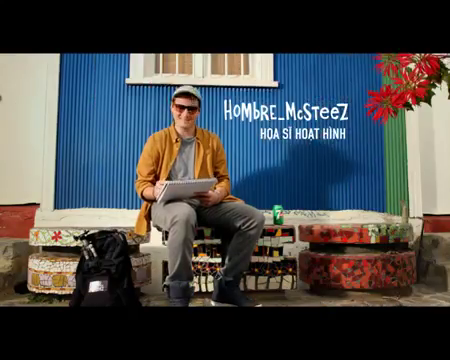
#> input picture frame 75 of video3.mp4, 450 x 360 px
$ python core_project.py
#> lines starting #> are read from the running program, lines starting #| are printed output that depends on the picture
import cv2
import math
import numpy as np
import time
#from scipy import spatial
# Ham tinh hieu giua 2 histogram 2frame lien tiep trong video
def distance_histograms():
    file=open("distance_3.txt",'w')
    cap=cv2.VideoCapture("video3.mp4")
    array_distance_hist=[]
    ret,frame_i=cap.read()
#> frame_i is the input picture: shape (360, 450, 3); mean B, G, R 73.4, 72.1, 69.9
    i=0
    while cap.isOpened():
        if i>750:
            break

        ret,frame_j=cap.read()
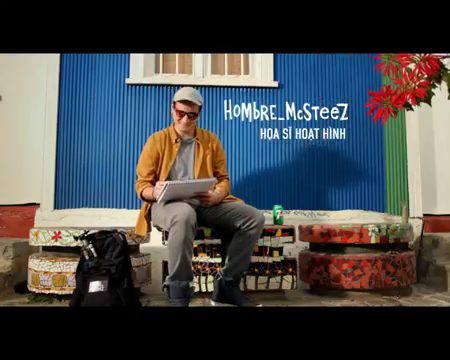
#> input picture frame 76 of video3.mp4, 450 x 360 px
#> frame_j is the input picture: shape (360, 450, 3); mean B, G, R 73.5, 72.2, 70
        if ret:
            i=i+1
            frame_j_temp=cv2.cvtColor(frame_j,cv2.COLOR_BGR2GRAY)
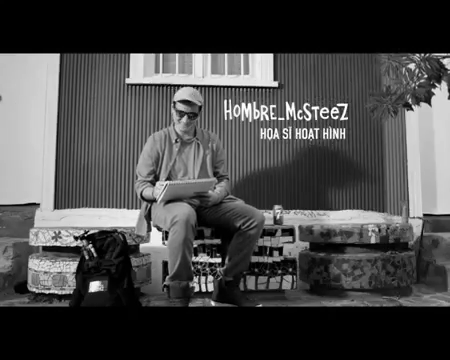
#> frame_j_temp: shape (360, 450); min 0, max 255, mean 71.6
            frame_i_temp=cv2.cvtColor(frame_i,cv2.COLOR_BGR2GRAY)
            hist_frame_i=cv2.calcHist([frame_i_temp],[0],None,[256],[0,256])
#> hist_frame_i = 256 values, max 45151 at index 0, min 14 at index 218, mean 632.8
            hist_frame_j=cv2.calcHist([frame_j_temp],[0],None,[256],[0,256])
#> hist_frame_j = 256 values, max 45107 at index 0, min 13 at index 218, mean 632.8
            #distance_hist=cv2.compareHist(hist_frame_i,hist_frame_j,cv2.HISTCMP_CORREL) # Tinh do tuong dong 2 histogram
            distance_hist=distance_histogram(hist_frame_i,hist_frame_j) # Tinh do tuong dong giua 2 histogram dung khoang cach euclide
            #distance_hist=spatial.distance.cosine(hist_frame_i,hist_frame_j) # Tinh do tuong dong 2 histogram dung khoang cach cosin
            file.write(str(distance_hist)+"\n")
            array_distance_hist.append(distance_hist)
            #del frame_j_temp[:]
            del frame_i_temp
            #del frame_i_temp[:]
            del frame_j_temp
            frame_i=frame_j
            del frame_j

        else :
            break
    cap.release()
    file.close()
    return array_distance_hist
# Ham tinh khoang cach 2 histogram theo khoang cach euclide
def distance_histogram(hist1,hist2):
    if len(hist1)==len(hist2):
        sum=0
        for i in xrange(len(hist1)):
            sum=sum+pow(hist1[i]-hist2[i],2)
#> this loop made 256 passes
#> sum on passes 1 to 3: [1936], [2297], [2973]
#> after the loop, sum = [76614]
        return math.sqrt(sum)
#Ham tim nguong cho video
# t=0 : nguong trung binh
# t=1 :nguong trung vi
# [11 lines left out: functions compute_threshold, compute_threshold_extend, not called in this run]
def threshold_video():
    list_distances=distance_histograms()
#> in distance_histograms, `distance_hist=distance_histogram(hist_frame_i,hist_frame_j)`: distance_hist = 276.8
    threshold=compute_threshold_extend(list_distances)
    array_index=[]
    for i in xrange(len(list_distances)):
        if list_distances[i]>=threshold*0.7:
            array_index.append(i)

    cap=cv2.VideoCapture('video3.mp4')
    array_frame_temp=[]
    i=0

    while cap.isOpened():
        if i>750:
            break
        if is_in_range(i,array_index)==True:
            if len(array_frame_temp)>10:
                write_video(array_frame_temp,"video_output"+str(i)+".avi")
                get_key_frame_extend(array_frame_temp,i)
                time.sleep(4)
            else:
                get_key_frame_extend(array_frame_temp, i)
                #array_frame_temp = []
            del array_frame_temp[:]
            del array_frame_temp
            array_frame_temp=[]

        ret, frame = cap.read()
        if ret:
            i=i+1
            array_frame_temp.append(frame)
        else:
            break
    cap.release()


# Ham ghi cac frame thanh 1 video
# [14 lines left out: functions write_video, is_in_range, not called in this run]
def get_key_frame(list_frame,i):
    key=list_frame[len(list_frame)//2]
    cv2.imwrite('./keyframe/'+'keyframe_'+str(i-len(list_frame))+'-'+str(i)+'.jpg',key)
# [22 lines left out: function get_key_frame_extend, not called in this run]


    # [7 lines of commented-out code are left out]
if __name__=='__main__':
    threshold_video()

$ run again, starting later in the video
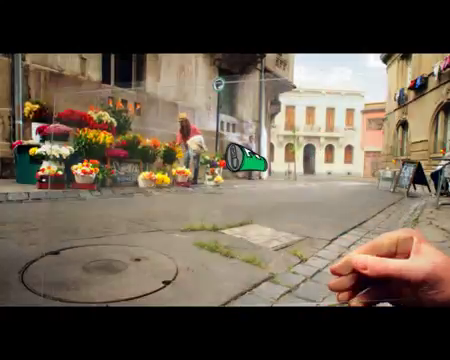
#> input picture frame 337 of video3.mp4, 450 x 360 px
#> in distance_histograms, frame_i is the input picture: shape (360, 450, 3); mean B, G, R 75.9, 90.2, 102.6
#> in distance_histograms, `frame_j_temp=cv2.cvtColor(frame_j,cv2.COLOR_BGR2GRAY)`:
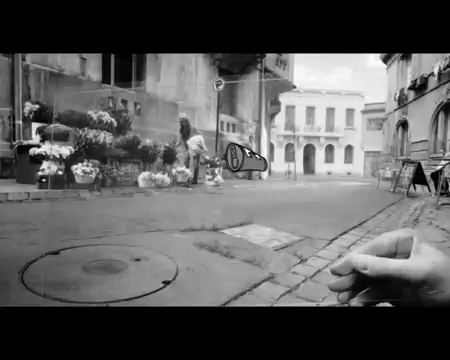
#> frame_j_temp: shape (360, 450); min 0, max 255, mean 92.2
#> hist_frame_i = 256 values, max 44674 at index 0, min 1 at index 253, mean 632.8
#> hist_frame_j = 256 values, max 44683 at index 0, min 2 at index 253, mean 632.8
#> the loop in distance_histogram, `for i in xrange(len(hist1)):` made 256 passes
#> sum on passes 1 to 3: [81], [82], [86]
#> after the loop in distance_histogram, `for i in xrange(len(hist1)):`: sum = [5516]
#> distance_hist = 74.27
